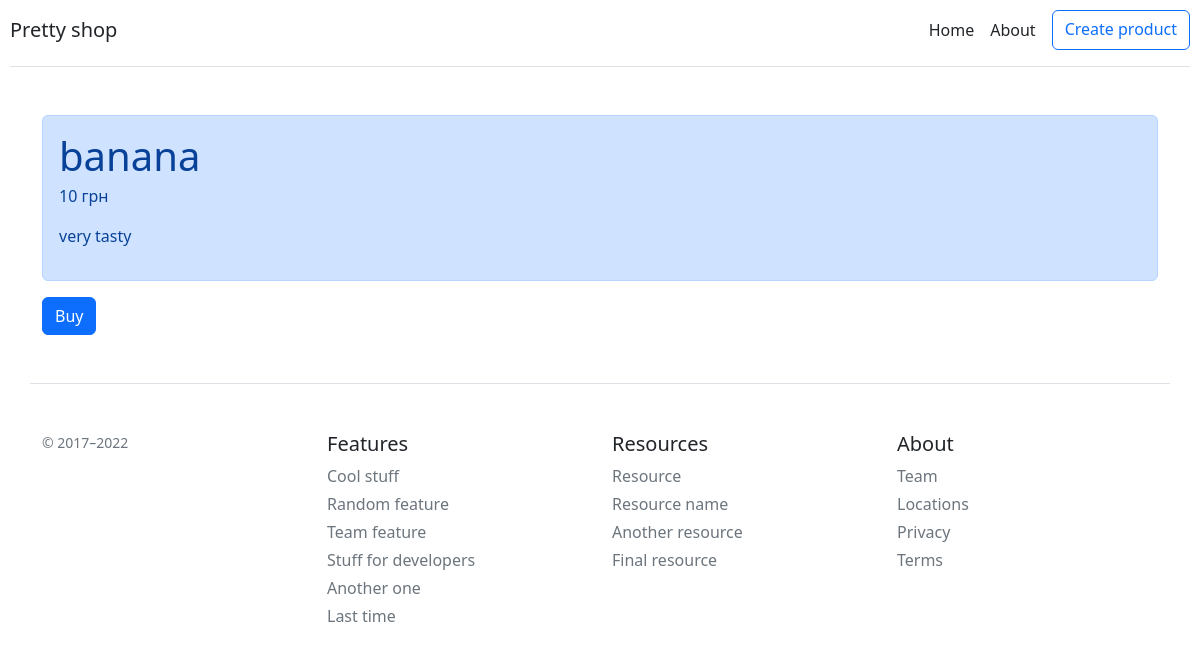
The app's page /product/2 with its own data.
### main.py (models this page shows, shortened)
class Item(db.Model):
    id = db.Column(db.Integer, primary_key=True)
    title = db.Column(db.String(100), nullable=False, unique=True)
    price = db.Column(db.Integer, nullable=False)
    isActive = db.Column(db.Boolean, default=True)
    text = db.Column(db.Text, nullable=False)

### main.py (the view)
@app.route('/product/<int:id>')
def get_product(id):
    try:
        product = Item.query.get(id)
    except:
        print("Ошибка получения  из БД")
        return redirect('/')
    return render_template('get_product.html', product=product)

### templates/get_product.html
{% extends 'base.html' %}
{% block body %}
<div class="container mt-5">
    <div class="alert alert-primary">
        <h1 class="mb-1">{{ product.title }}</h1>
        <p>{{ product.price }} грн</p>
        <p>{{ product.text }}</p>
    </div>
    <a href="/product/{{product.id}}/buy" class="btn btn-primary">Buy</a>
</div>
{% endblock %}

### records on screen
Item: title "banana", price "10", text "very tasty"
